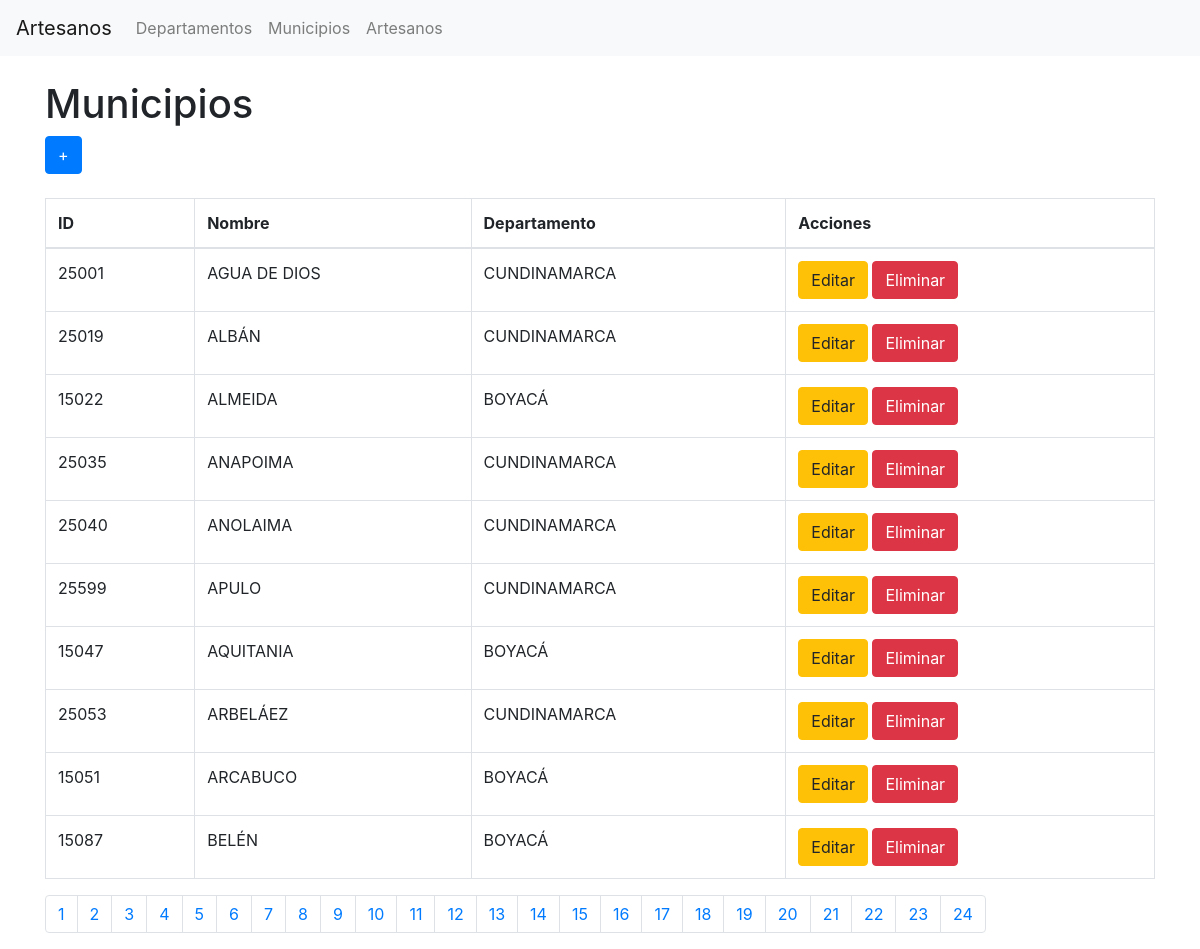
/municipio/index.php, run on the app's committed database.
### tables this page shows
CREATE TABLE municipio (
   mun_id VARCHAR(5) PRIMARY KEY,
   mun_dept_id VARCHAR(2) NOT NULL,
   mun_nombre VARCHAR(50) NOT NULL,
   CONSTRAINT fk_municipio_depto FOREIGN KEY (mun_dept_id) REFERENCES departamento (dept_id)
);

CREATE TABLE departamento (
   dept_id VARCHAR(2) PRIMARY KEY,
   dept_nombre VARCHAR(50) NOT NULL
);

### municipio/index.php (the view, shortened to what this page needs)
<?php
include '../config.php';
$limit = 10;
if (isset($_GET["page"])) {
    $page  = $_GET["page"];
} else {
    $page=1;
};
$start_from = ($page-1) * $limit;
$sql = "SELECT municipio.*, departamento.dept_nombre
        FROM municipio
        JOIN departamento ON municipio.mun_dept_id = departamento.dept_id
        ORDER BY municipio.mun_nombre ASC
        LIMIT $start_from, $limit";
$rs_result = $conn->query($sql);
?>
<!DOCTYPE html>
<html>
<head>
    <link href="https://maxcdn.bootstrapcdn.com/bootstrap/4.0.0/css/bootstrap.min.css" rel="stylesheet">
</head>
<body>
<nav class="navbar navbar-expand-lg navbar-light bg-light">
        <a class="navbar-brand" href="../index.php">Artesanos</a>
        <div class="collapse navbar-collapse">
            <ul class="navbar-nav mr-auto">
                <li class="nav-item">
                    <a class="nav-link" href="../departamento/index.php">Departamentos</a>
                </li>
                <li class="nav-item">
                    <a class="nav-link" href="index.php">Municipios</a>
                </li>
                <li class="nav-item">
                    <a class="nav-link" href="../artesano/index.php">Artesanos</a>
                </li>
            </ul>
        </div>
    </nav>
<div class="container">
    <h1 class="mt-4">Municipios</h1>
    <a href="create.php" class="btn btn-primary mb-4">+</a>
    <table class="table table-bordered">
        <thead>
            <tr>
                <th>ID</th>
                <th>Nombre</th>
                <th>Departamento</th>
                <th>Acciones</th>
            </tr>
        </thead>
        <tbody>
            <?php while ($row = $rs_result->fetch_assoc()) { ?>
            <tr>
                <td><?php echo $row["mun_id"]; ?></td>
                <td><?php echo $row["mun_nombre"]; ?></td>
                <td><?php echo $row["dept_nombre"]; ?></td>
                <td>
                    <a href="update.php?id=<?php echo $row["mun_id"]; ?>" class="btn btn-warning">Editar</a>
                    <a href="delete.php?id=<?php echo $row["mun_id"]; ?>" class="btn btn-danger">Eliminar</a>
                </td>
            </tr>
            <?php }; ?>
        </tbody>
    </table>
    <?php
    $sql = "SELECT COUNT(mun_id) FROM municipio";
    $rs_result = $conn->query($sql);
    $row = $rs_result->fetch_row();
    $total_records = $row[0];
    $total_pages = ceil($total_records / $limit);
    $pagLink = "<nav><ul class='pagination'>";
    for ($i=1; $i<=$total_pages; $i++) {
        $pagLink .= "<li class='page-item'><a class='page-link' href='index.php?page=".$i."'>".$i."</a></li>";
    };
    echo $pagLink . "</ul></nav>";
    ?>
</div>
</body>
</html>

### data on the page
municipio: mun_id "25001", mun_nombre "AGUA DE DIOS", mun_dept.dept_nombre "CUNDINAMARCA"
municipio: mun_id "25019", mun_nombre "ALBÁN", mun_dept.dept_nombre "CUNDINAMARCA"
municipio: mun_id "15022", mun_nombre "ALMEIDA", mun_dept.dept_nombre "BOYACÁ"
municipio: mun_id "25035", mun_nombre "ANAPOIMA", mun_dept.dept_nombre "CUNDINAMARCA"
municipio: mun_id "25040", mun_nombre "ANOLAIMA", mun_dept.dept_nombre "CUNDINAMARCA"
municipio: mun_id "25599", mun_nombre "APULO", mun_dept.dept_nombre "CUNDINAMARCA"
municipio: mun_id "15047", mun_nombre "AQUITANIA", mun_dept.dept_nombre "BOYACÁ"
municipio: mun_id "25053", mun_nombre "ARBELÁEZ", mun_dept.dept_nombre "CUNDINAMARCA"
municipio: mun_id "15051", mun_nombre "ARCABUCO", mun_dept.dept_nombre "BOYACÁ"
municipio: mun_id "15087", mun_nombre "BELÉN", mun_dept.dept_nombre "BOYACÁ"
